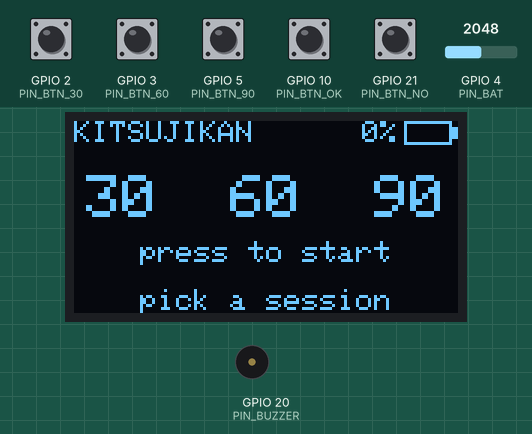
Recording of a sketch running on a simulated Seeed XIAO ESP32-C3. Shown: 128×64 one-colour display, buzzer (waves = sounding). The inputs (shaded band) are chosen by the test bench; at power-on: GPIO 2 (PIN_BTN_30), GPIO 3 (PIN_BTN_60), GPIO 5 (PIN_BTN_90), GPIO 10 (PIN_BTN_OK), GPIO 21 (PIN_BTN_NO) HIGH, GPIO 4 (PIN_BAT) = 2048. What the sketch prints to the serial monitor is not drawn.

Above: at 1.2 s.
1.3 s: GPIO 2 (PIN_BTN_30) pulled LOW for 0.15 s
At 2.6 s:
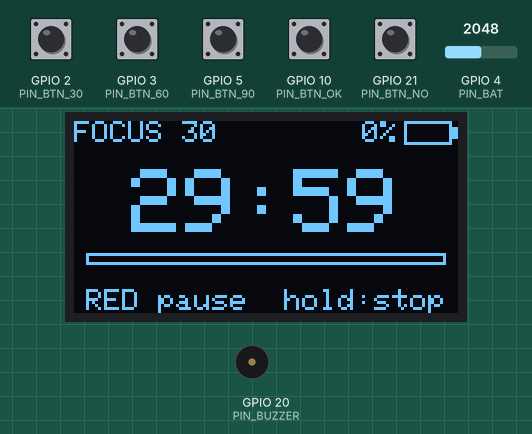
4.5 s: GPIO 21 (PIN_BTN_NO) pulled LOW for 0.15 s
At 4.95 s:
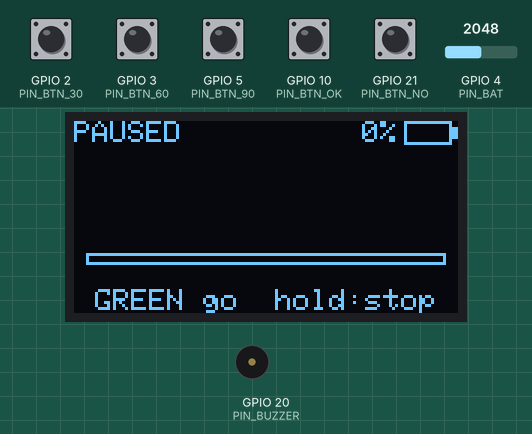
5.2 s: GPIO 21 (PIN_BTN_NO) pulled LOW for 1 s
At 6.19 s:
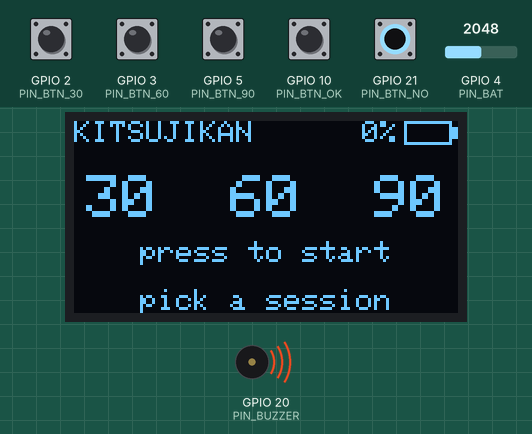
7.8 s: GPIO 4 (PIN_BAT) set to 2866
At 10.6 s:
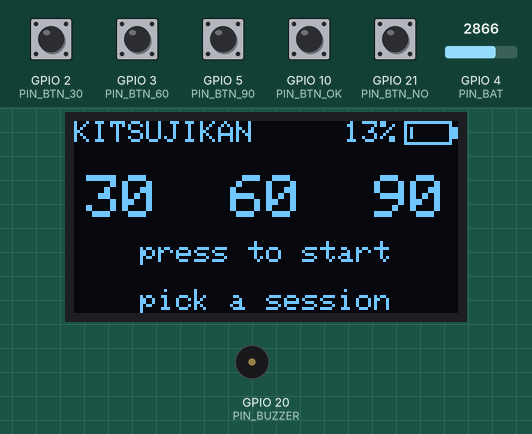
10.8 s: GPIO 3 (PIN_BTN_60) pulled LOW for 0.15 s
At 12.2 s:
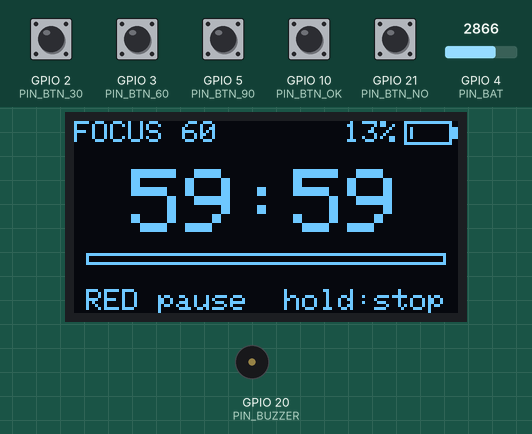
12.4 s: GPIO 4 (PIN_BAT) set to 3603
At 15.5 s:
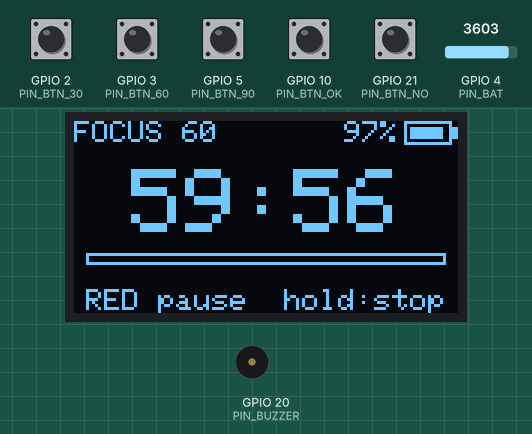
Timing chart, 0 to 16.4 s (numbered marks = the images above; inputs shaded):
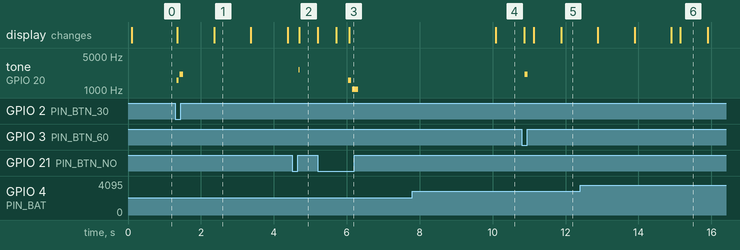

Measured:
- after the input at 1.3 s, tone on GPIO 20 (PIN_BUZZER): silent → 1568 Hz at once, → silent 0.06 s later, → 2093 Hz 0.03 s later, → silent 0.09 s later; the display: first changes after 0.06 s (image 1 shows a later state)
- after the input at 4.5 s, tone on GPIO 20 (PIN_BUZZER): silent → 2600 Hz after 0.18 s, → silent 0.03 s later; the display: changes after 0.20 s (image 2)
- after the input at 5.2 s, tone on GPIO 20 (PIN_BUZZER): silent → 1568 Hz after 0.84 s, → silent 0.08 s later, → 1047 Hz 0.03 s later, → silent 0.17 s later; the display: first differs from a run without the input after 0.86 s (image 3)
- after the input at 7.8 s, the display: changes after 2.3 s (image 4)
- after the input at 10.8 s, tone on GPIO 20 (PIN_BUZZER): silent → 2093 Hz after 0.08 s, → silent 0.09 s later; the display: first changes after 0.07 s (image 5 shows a later state)
- what the display in image 1 shows lasts 1.0 s, from 2.4 s to 3.4 s

The sketch:

kitsujikan.ino
```cpp
// Kitsujikan: rechargeable Pomodoro timer (Seeed XIAO ESP32-C3)
// https://github.com/techmoocher/kitsujikan
//
// How the code is organised (each file has more notes at the top):
//   config.h      pins and timings: change things here first
//   pomodoro.*    the timer logic (state machine), no hardware code
//   button.*      debounced buttons with short / long presses
//   buzzer.*      non-blocking melodies on the passive buzzer
//   battery.*     battery voltage and percentage
//   ui.*          everything drawn on the OLED
//   power.*       deep sleep and wake-up
//
// The loop never blocks (no long delay()s): every pass it checks the buttons,
// advances the timer, plays sound and redraws when needed. That's why a
// button press is noticed immediately even while a melody is playing.

#include <Wire.h>
#include "config.h"
#include "pomodoro.h"
#include "button.h"
#include "buzzer.h"
#include "battery.h"
#include "ui.h"
#include "power.h"

Pomodoro timer(MINUTE_MS, BREAK_MINUTES, PROMPT_TIMEOUT_MS);
Button btn30, btn60, btn90, btnOk, btnNo;
Buzzer buzzer;
Battery battery;

uint32_t lastDraw = 0;
bool redrawNow = true;

// Play the sound that matches what the timer just told us.
void react(Alert a) {
  switch (a) {
    case Alert::Started:   buzzer.play(Sounds::START, Sounds::START_LEN); break;
    case Alert::FocusDone: buzzer.play(Sounds::FOCUS_DONE, Sounds::FOCUS_DONE_LEN); break;
    case Alert::BreakDone: buzzer.play(Sounds::BREAK_DONE, Sounds::BREAK_DONE_LEN); break;
    case Alert::Stopped:   buzzer.play(Sounds::STOP, Sounds::STOP_LEN); break;
    case Alert::Paused:
    case Alert::Resumed:   buzzer.play(Sounds::CLICK, Sounds::CLICK_LEN); break;
    default: break;
  }
  if (a != Alert::None) {
    redrawNow = true;
    Serial.printf("[%lu] alert %u -> mode %u\n", (unsigned long)millis(), (unsigned)a, (unsigned)timer.mode());
  }
}

void send(Input in) { react(timer.handle(in, millis())); }

void setup() {
  setCpuFrequencyMhz(80);  // the timer doesn't need 160 MHz; this saves battery
  Serial.begin(115200);

  const uint8_t wakePin = powerWakePin();

  // A button that woke us is still held: start its session now and
  // ignore that same press until it's released (otherwise it counts twice).
  btn30.begin(PIN_BTN_30, true);
  btn60.begin(PIN_BTN_60, true);
  btn90.begin(PIN_BTN_90, true);
  btnOk.begin(PIN_BTN_OK);
  btnNo.begin(PIN_BTN_NO);

  buzzer.begin(PIN_BUZZER);
  battery.begin(PIN_BAT);

  Wire.begin(PIN_SDA, PIN_SCL);
  Wire.setClock(400000);  // fast I2C: a full-screen update takes ~25 ms
  if (!uiBegin()) Serial.println("OLED not found: check wiring and I2C address (0x3C?)");

  if      (wakePin == PIN_BTN_30) send(Input::Start30);
  else if (wakePin == PIN_BTN_60) send(Input::Start60);
  else if (wakePin == PIN_BTN_90) send(Input::Start90);
  else uiMessage("Kitsujikan", "ready");
}

void loop() {
  const uint32_t now = millis();

  // 1. Buttons
  if (btn30.poll(now) == Button::PRESS) send(Input::Start30);
  if (btn60.poll(now) == Button::PRESS) send(Input::Start60);
  if (btn90.poll(now) == Button::PRESS) send(Input::Start90);
  if (btnOk.poll(now) == Button::PRESS) send(Input::Ok);
  switch (btnNo.poll(now)) {  // red: short tap = no/pause, hold = stop
    case Button::SHORT_RELEASE: send(Input::No); break;
    case Button::LONG_PRESS:    send(Input::NoLong); break;
    default: break;
  }

  // 2. Timer (finishes sessions/breaks, times out prompts)
  react(timer.update(now));

  // 3. Sound and battery
  buzzer.update(now);
  battery.update(now);

  // 4. Screen
  if (redrawNow || now - lastDraw >= REDRAW_MS) {
    uiDraw(timer, now, battery.percent());
    lastDraw = now;
    redrawNow = false;
  }

  // 5. Sleep when nothing has happened for a while
  if (timer.mode() == Mode::Idle && !buzzer.busy() && now - timer.idleSince() >= IDLE_SLEEP_MS) {
    uiMessage("zzz", "press 30/60/90 to wake");
    delay(1500);
    uiOff();
    powerDeepSleep();
  }

  delay(5);  // a short breather; the loop still runs ~150 times per second
}
```

battery.cpp
```cpp
#include "battery.h"
#include "config.h"

void Battery::begin(uint8_t pin) {
  pin_ = pin;
  pinMode(pin_, INPUT);
  analogSetPinAttenuation(pin_, ADC_11db);  // widest input range (~0-2.5 V on the C3)
  mv_ = readOnce();
  lastSample_ = millis();
}

uint16_t Battery::readOnce() {
  uint32_t sum = 0;
  for (int i = 0; i < 8; i++) sum += analogReadMilliVolts(pin_);  // average out noise
  return (uint16_t)(sum / 8 * 2);  // x2 undoes the divider
}

void Battery::update(uint32_t now) {
  if (now - lastSample_ < BATTERY_SAMPLE_MS) return;
  lastSample_ = now;
  // Smooth readings (3/4 old + 1/4 new) so the percentage doesn't flicker.
  mv_ = (uint16_t)((mv_ * 3u + readOnce()) / 4u);
}

uint8_t Battery::percent() const {
  // A LiPo's voltage isn't linear with charge; this table is a typical curve.
  static const uint16_t mv[]  = {3300, 3500, 3650, 3750, 3850, 3950, 4100, 4200};
  static const uint8_t  pct[] = {   0,    5,   15,   35,   55,   75,   92,  100};
  const int n = sizeof(mv) / sizeof(mv[0]);
  if (mv_ <= mv[0]) return 0;
  if (mv_ >= mv[n - 1]) return 100;
  for (int i = 1; i < n; i++) {
    if (mv_ <= mv[i]) {  // straight line between the two nearest table points
      return pct[i - 1] + (uint32_t)(mv_ - mv[i - 1]) * (pct[i] - pct[i - 1]) / (mv[i] - mv[i - 1]);
    }
  }
  return 100;
}
```

battery.h
```cpp
// battery.h: reads the LiPo voltage through the 200k/200k divider on D2.
//
// The divider halves the voltage (4.2 V full -> 2.1 V at the pin), which keeps
// it inside the ESP32-C3 ADC's ~0-2.5 V range. analogReadMilliVolts() applies
// the chip's factory calibration, so the result is already in millivolts.
//
// Limitation: the XIAO has no "charging" signal, so while USB is plugged in
// this shows the charger's voltage, not the true battery level.
#pragma once
#include <Arduino.h>

class Battery {
 public:
  void begin(uint8_t pin);
  void update(uint32_t now);              // samples every BATTERY_SAMPLE_MS
  uint16_t millivolts() const { return mv_; }
  uint8_t percent() const;                // rough LiPo state of charge, 0-100

 private:
  uint16_t readOnce();
  uint8_t pin_ = 0;
  uint16_t mv_ = 0;
  uint32_t lastSample_ = 0;
};
```

button.cpp
```cpp
#include "button.h"
#include "config.h"

void Button::begin(uint8_t pin, bool ignoreHeldAtStart) {
  pin_ = pin;
  pinMode(pin_, INPUT_PULLUP);
  stable_ = lastRaw_ = (digitalRead(pin_) == LOW);
  changedAt_ = pressedAt_ = millis();
  armed_ = !(ignoreHeldAtStart && stable_);
}

Button::Event Button::poll(uint32_t now) {
  const bool raw = (digitalRead(pin_) == LOW);
  if (raw != lastRaw_) {  // still bouncing (or a real change): restart the timer
    lastRaw_ = raw;
    changedAt_ = now;
  }

  if (raw != stable_ && now - changedAt_ >= DEBOUNCE_MS) {
    stable_ = raw;
    if (stable_) {  // just pressed
      pressedAt_ = now;
      longFired_ = false;
      return armed_ ? PRESS : NONE;
    }
    // just released
    if (!armed_) { armed_ = true; return NONE; }
    return longFired_ ? NONE : SHORT_RELEASE;
  }

  if (stable_ && armed_ && !longFired_ && now - pressedAt_ >= LONG_PRESS_MS) {
    longFired_ = true;
    return LONG_PRESS;
  }
  return NONE;
}
```

button.h
```cpp
// button.h: debounced push button with press / short-release / long-press events.
//
// Why debounce? A button's metal contacts "bounce" for a few ms, so one press
// can look like several. We only accept a new state once it has been stable
// for DEBOUNCE_MS. (Background: http://www.ganssle.com/debouncing.htm)
//
// Wiring: button between the pin and GND, internal pull-up on, so
// released = HIGH and pressed = LOW ("active low").
#pragma once
#include <Arduino.h>

class Button {
 public:
  enum Event : uint8_t { NONE, PRESS, SHORT_RELEASE, LONG_PRESS };

  // ignoreHeldAtStart: if the button is already down at boot (e.g. it just woke
  // the chip from deep sleep), swallow that press until it's released.
  void begin(uint8_t pin, bool ignoreHeldAtStart = false);
  Event poll(uint32_t now);  // call every loop; returns at most one event
  bool isDown() const { return stable_; }

 private:
  uint8_t pin_ = 0;
  bool stable_ = false;     // debounced state (true = pressed)
  bool lastRaw_ = false;    // last raw reading
  bool longFired_ = false;  // LONG_PRESS already sent for this press
  bool armed_ = true;       // false = ignore until the next release
  uint32_t changedAt_ = 0;  // when the raw reading last changed
  uint32_t pressedAt_ = 0;  // when the debounced press began
};
```

buzzer.cpp
```cpp
#include "buzzer.h"

void Buzzer::begin(uint8_t pin) {
  pin_ = pin;
  pinMode(pin_, OUTPUT);
  digitalWrite(pin_, LOW);  // transistor off = silent
}

void Buzzer::play(const Note* melody, uint8_t length) {
  melody_ = melody;
  length_ = length;
  index_ = 0;
  startNote(millis());
}

void Buzzer::stop() {
  noTone(pin_);
  digitalWrite(pin_, LOW);
  melody_ = nullptr;
}

void Buzzer::startNote(uint32_t now) {
  noteStart_ = now;
  const uint16_t f = melody_[index_].freq;
  if (f) tone(pin_, f);
  else   noTone(pin_);
}

void Buzzer::update(uint32_t now) {
  if (!melody_) return;
  if (now - noteStart_ < melody_[index_].ms) return;
  if (++index_ >= length_) { stop(); return; }
  startNote(now);
}

namespace Sounds {
// Notes: C6=1047, E6=1319, G6=1568, C7=2093. Passive buzzers are loudest around 2-4 kHz.
const Note CLICK[]      = {{2600, 12}};
const Note START[]      = {{1568, 60}, {0, 30}, {2093, 90}};
const Note FOCUS_DONE[] = {{1047, 120}, {1319, 120}, {1568, 120}, {2093, 250}, {0, 200},
                           {1047, 120}, {1319, 120}, {1568, 120}, {2093, 250}};
const Note BREAK_DONE[] = {{2093, 150}, {0, 100}, {2093, 150}, {0, 100}, {2093, 300}};
const Note STOP[]       = {{1568, 80}, {0, 30}, {1047, 140}};
const uint8_t CLICK_LEN      = sizeof(CLICK) / sizeof(Note);
const uint8_t START_LEN      = sizeof(START) / sizeof(Note);
const uint8_t FOCUS_DONE_LEN = sizeof(FOCUS_DONE) / sizeof(Note);
const uint8_t BREAK_DONE_LEN = sizeof(BREAK_DONE) / sizeof(Note);
const uint8_t STOP_LEN       = sizeof(STOP) / sizeof(Note);
}  // namespace Sounds
```

buzzer.h
```cpp
// buzzer.h: plays short melodies on the passive buzzer without blocking.
//
// A passive buzzer has no oscillator inside: we have to feed it a square wave
// (tone()) at the pitch we want. play() only stores the melody; update()
// moves to the next note when it's time, so buttons and the screen keep working.
#pragma once
#include <Arduino.h>

struct Note {
  uint16_t freq;  // Hz, 0 = silence
  uint16_t ms;    // duration
};

class Buzzer {
 public:
  void begin(uint8_t pin);
  void play(const Note* melody, uint8_t length);
  void stop();
  void update(uint32_t now);
  bool busy() const { return melody_ != nullptr; }

 private:
  void startNote(uint32_t now);
  uint8_t pin_ = 0;
  const Note* melody_ = nullptr;
  uint8_t length_ = 0, index_ = 0;
  uint32_t noteStart_ = 0;
};

// Ready-made sounds (defined in buzzer.cpp)
namespace Sounds {
extern const Note CLICK[];      extern const uint8_t CLICK_LEN;
extern const Note START[];      extern const uint8_t START_LEN;
extern const Note FOCUS_DONE[]; extern const uint8_t FOCUS_DONE_LEN;
extern const Note BREAK_DONE[]; extern const uint8_t BREAK_DONE_LEN;
extern const Note STOP[];       extern const uint8_t STOP_LEN;
}  // namespace Sounds
```

pomodoro.cpp
```cpp
#include "pomodoro.h"

// Note on time math: millis() wraps around to 0 after ~49.7 days.
// Comparing with (int32_t)(a - b) instead of a < b keeps working across the wrap.

Pomodoro::Pomodoro(uint32_t minuteMs, uint32_t breakMinutes, uint32_t promptTimeoutMs)
    : minuteMs_(minuteMs), breakMin_(breakMinutes), promptTimeoutMs_(promptTimeoutMs) {}

void Pomodoro::startPhase(Mode m, uint32_t lengthMs, uint32_t now) {
  mode_ = m;
  phaseLen_ = lengthMs;
  endAt_ = now + lengthMs;
}

void Pomodoro::ask(Mode prompt, uint32_t now) {
  mode_ = prompt;
  promptSince_ = now;
}

void Pomodoro::goIdle(uint32_t now) {
  mode_ = Mode::Idle;
  idleSince_ = now;
}

Alert Pomodoro::startSession(uint8_t minutes, uint32_t now) {
  sessionMin_ = minutes;
  startPhase(Mode::Focus, sessionLengthMs(), now);
  return Alert::Started;
}

uint32_t Pomodoro::remainingMs(uint32_t now) const {
  switch (mode_) {
    case Mode::Focus:
    case Mode::Break: {
      int32_t left = (int32_t)(endAt_ - now);
      return left > 0 ? (uint32_t)left : 0;
    }
    case Mode::Paused:    return pausedLeft_;
    case Mode::AskBreak:  return breakLengthMs();    // what we're offering
    case Mode::AskRepeat: return sessionLengthMs();  // what we're offering
    default:              return 0;
  }
}

Alert Pomodoro::handle(Input in, uint32_t now) {
  const bool isStart = in == Input::Start30 || in == Input::Start60 || in == Input::Start90;
  const uint8_t startMin = in == Input::Start30 ? 30 : in == Input::Start60 ? 60 : 90;

  switch (mode_) {
    case Mode::Idle:
      if (isStart) return startSession(startMin, now);
      return Alert::None;

    case Mode::Focus:
    case Mode::Break:
      // Session buttons are ignored while running so a bump can't restart the timer.
      if (in == Input::No) {
        pausedPhase_ = mode_;
        pausedLeft_ = remainingMs(now);
        mode_ = Mode::Paused;
        return Alert::Paused;
      }
      if (in == Input::NoLong) { goIdle(now); return Alert::Stopped; }
      return Alert::None;

    case Mode::Paused:
      if (in == Input::Ok || in == Input::No) {
        const uint32_t left = pausedLeft_;
        const uint32_t len = phaseLen_;
        startPhase(pausedPhase_, left, now);
        phaseLen_ = len;  // keep the original length so the progress bar stays right
        return Alert::Resumed;
      }
      if (in == Input::NoLong) { goIdle(now); return Alert::Stopped; }
      return Alert::None;

    case Mode::AskBreak:
      if (in == Input::Ok) { startPhase(Mode::Break, breakLengthMs(), now); return Alert::Started; }
      if (in == Input::No) { ask(Mode::AskRepeat, now); return Alert::None; }  // skip the break
      if (isStart) return startSession(startMin, now);
      return Alert::None;

    case Mode::AskRepeat:
      if (in == Input::Ok) return startSession(sessionMin_, now);
      if (in == Input::No) { goIdle(now); return Alert::Stopped; }
      if (isStart) return startSession(startMin, now);
      return Alert::None;
  }
  return Alert::None;
}

Alert Pomodoro::update(uint32_t now) {
  switch (mode_) {
    case Mode::Focus:
      if ((int32_t)(now - endAt_) >= 0) { ask(Mode::AskBreak, now); return Alert::FocusDone; }
      break;
    case Mode::Break:
      if ((int32_t)(now - endAt_) >= 0) { ask(Mode::AskRepeat, now); return Alert::BreakDone; }
      break;
    case Mode::AskBreak:
    case Mode::AskRepeat:
      if (now - promptSince_ >= promptTimeoutMs_) { goIdle(now); return Alert::TimedOut; }
      break;
    default:
      break;
  }
  return Alert::None;
}
```

pomodoro.h
```cpp
// pomodoro.h: the timer's brain, written as a "state machine".
//
// Pure C++ with no Arduino calls. It never reads buttons or the clock itself:
// you tell it what happened (handle) and what time it is (update). That keeps
// it testable on a laptop (see Firmware/test/).
//
//   Idle --30/60/90--> Focus --time up--> AskBreak --OK--> Break --time up--> AskRepeat
//                        |  ^                 | NO                               | OK -> Focus (same length)
//                    red |  | red/green       v                                  | NO -> Idle
//                        v  |               AskRepeat
//                       Paused
//   Holding red (NoLong) in Focus/Break/Paused stops everything -> Idle.
//   A prompt with no answer for PROMPT_TIMEOUT_MS -> Idle.
#pragma once
#include <stdint.h>

enum class Mode : uint8_t { Idle, Focus, Break, Paused, AskBreak, AskRepeat };

enum class Input : uint8_t { Start30, Start60, Start90, Ok, No, NoLong };

// Things the rest of the firmware may want to react to (sounds, logging).
enum class Alert : uint8_t { None, Started, FocusDone, BreakDone, Paused, Resumed, Stopped, TimedOut };

class Pomodoro {
 public:
  Pomodoro(uint32_t minuteMs, uint32_t breakMinutes, uint32_t promptTimeoutMs);

  Alert handle(Input in, uint32_t now);  // a button was pressed
  Alert update(uint32_t now);            // call every loop; finishes phases and prompts

  Mode mode() const { return mode_; }
  Mode pausedPhase() const { return pausedPhase_; }  // Focus or Break, valid while Paused
  uint8_t sessionMinutes() const { return sessionMin_; }
  uint32_t phaseLengthMs() const { return phaseLen_; }
  uint32_t remainingMs(uint32_t now) const;
  uint32_t breakLengthMs() const { return breakMin_ * minuteMs_; }
  uint32_t sessionLengthMs() const { return sessionMin_ * minuteMs_; }
  uint32_t idleSince() const { return idleSince_; }

 private:
  void startPhase(Mode m, uint32_t lengthMs, uint32_t now);
  void ask(Mode prompt, uint32_t now);
  void goIdle(uint32_t now);
  Alert startSession(uint8_t minutes, uint32_t now);

  const uint32_t minuteMs_, breakMin_, promptTimeoutMs_;
  Mode mode_ = Mode::Idle;
  Mode pausedPhase_ = Mode::Focus;
  uint8_t sessionMin_ = 30;    // last chosen session length (for "repeat")
  uint32_t phaseLen_ = 0;      // full length of the running phase
  uint32_t endAt_ = 0;         // millis() when the running phase ends
  uint32_t pausedLeft_ = 0;    // time left when paused
  uint32_t promptSince_ = 0;   // when the current prompt appeared
  uint32_t idleSince_ = 0;     // when we became idle
};
```

power.cpp
```cpp
#include "power.h"
#include <Arduino.h>
#include <esp_sleep.h>
#include <driver/gpio.h>
#include "config.h"

static const uint8_t WAKE_PINS[] = {PIN_BTN_30, PIN_BTN_60, PIN_BTN_90};

uint8_t powerWakePin() {
  if (esp_sleep_get_wakeup_cause() != ESP_SLEEP_WAKEUP_GPIO) return NO_WAKE_PIN;
  const uint64_t status = esp_sleep_get_gpio_wakeup_status();
  for (uint8_t pin : WAKE_PINS) {
    if (status & (1ULL << pin)) return pin;
  }
  return NO_WAKE_PIN;
}

void powerDeepSleep() {
  // If a wake button were still held, we'd wake up instantly. Wait for release.
  for (uint8_t pin : WAKE_PINS) {
    while (digitalRead(pin) == LOW) delay(10);
  }

  uint64_t mask = 0;
  for (uint8_t pin : WAKE_PINS) {
    // Keep the pull-ups on so the pins sit HIGH while asleep.
    // (GPIO2 also has the 10k pull-up on the board.)
    gpio_pullup_en((gpio_num_t)pin);
    gpio_pulldown_dis((gpio_num_t)pin);
    mask |= 1ULL << pin;
  }
  esp_deep_sleep_enable_gpio_wakeup(mask, ESP_GPIO_WAKEUP_GPIO_LOW);  // wake when any goes LOW
  esp_deep_sleep_start();
}
```

Source omitted: power.h (505 bytes), timefmt.h (685 bytes), ui.cpp (3857 bytes), ui.h (555 bytes), config.h (1899 bytes)
